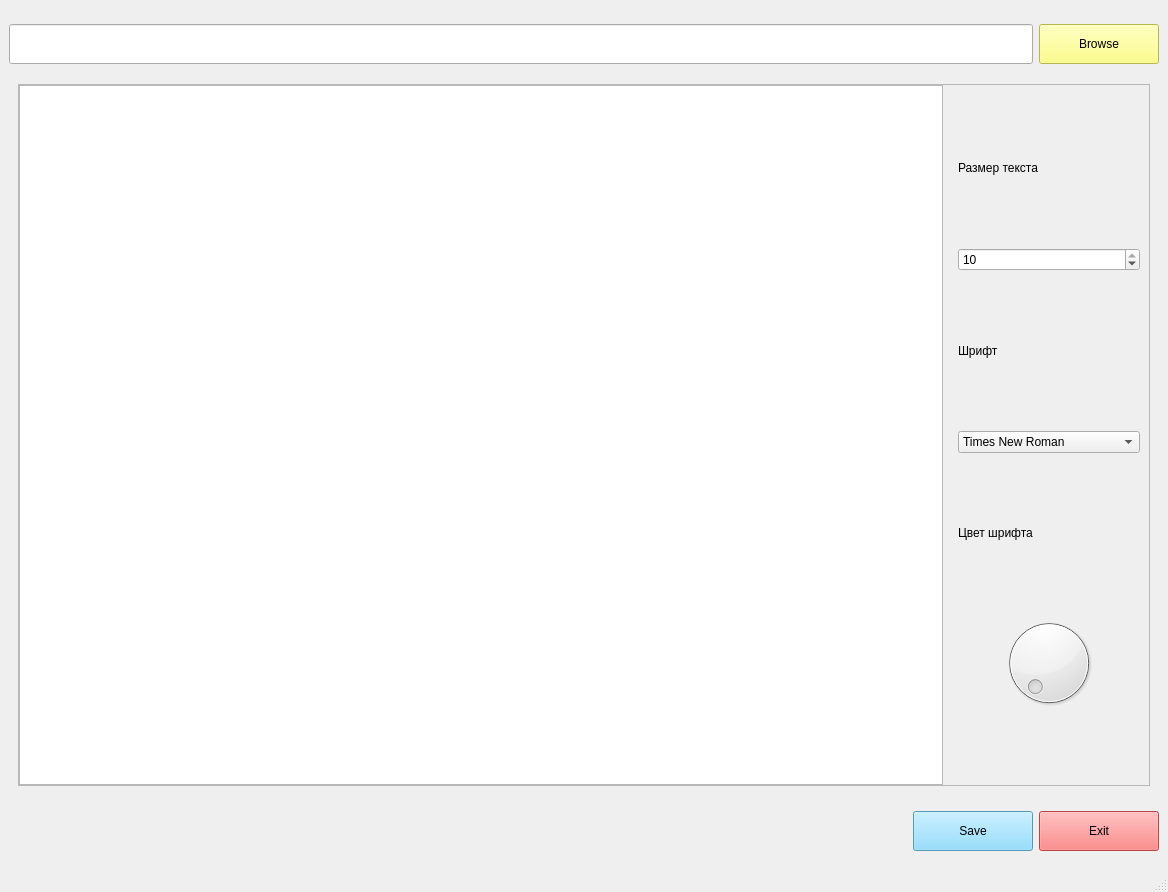
<?xml version="1.0" encoding="UTF-8"?>
<ui version="4.0">
 <class>MainWindow</class>
 <widget class="QMainWindow" name="MainWindow">
  <property name="geometry">
   <rect>
    <x>0</x>
    <y>0</y>
    <width>1168</width>
    <height>892</height>
   </rect>
  </property>
  <property name="windowTitle">
   <string>MainWindow</string>
  </property>
  <widget class="QWidget" name="centralwidget">
   <property name="autoFillBackground">
    <bool>true</bool>
   </property>
   <layout class="QVBoxLayout" name="verticalLayout">
    <item>
     <widget class="QWidget" name="centralwidget_2" native="true">
      <layout class="QGridLayout" name="gridLayout">
       <property name="leftMargin">
        <number>0</number>
       </property>
       <property name="topMargin">
        <number>0</number>
       </property>
       <property name="rightMargin">
        <number>0</number>
       </property>
       <property name="bottomMargin">
        <number>0</number>
       </property>
       <item row="3" column="0">
        <widget class="QWidget" name="button" native="true">
         <property name="minimumSize">
          <size>
           <width>0</width>
           <height>60</height>
          </size>
         </property>
         <property name="maximumSize">
          <size>
           <width>16777215</width>
           <height>60</height>
          </size>
         </property>
         <layout class="QHBoxLayout" name="horizontalLayout">
          <property name="leftMargin">
           <number>0</number>
          </property>
          <property name="topMargin">
           <number>0</number>
          </property>
          <property name="rightMargin">
           <number>0</number>
          </property>
          <property name="bottomMargin">
           <number>0</number>
          </property>
          <item>
           <spacer name="horizontalSpacer">
            <property name="orientation">
             <enum>Qt::Horizontal</enum>
            </property>
            <property name="sizeHint" stdset="0">
             <size>
              <width>40</width>
              <height>20</height>
             </size>
            </property>
           </spacer>
          </item>
          <item>
           <widget class="QPushButton" name="Save_butt">
            <property name="minimumSize">
             <size>
              <width>120</width>
              <height>40</height>
             </size>
            </property>
            <property name="maximumSize">
             <size>
              <width>120</width>
              <height>40</height>
             </size>
            </property>
            <property name="cursor">
             <cursorShape>PointingHandCursor</cursorShape>
            </property>
            <property name="mouseTracking">
             <bool>true</bool>
            </property>
            <property name="styleSheet">
             <string notr="true">background-color: rgb(120, 213, 255);</string>
            </property>
            <property name="text">
             <string>Save</string>
            </property>
           </widget>
          </item>
          <item>
           <widget class="QPushButton" name="Exit_butt">
            <property name="minimumSize">
             <size>
              <width>120</width>
              <height>40</height>
             </size>
            </property>
            <property name="maximumSize">
             <size>
              <width>120</width>
              <height>40</height>
             </size>
            </property>
            <property name="cursor">
             <cursorShape>PointingHandCursor</cursorShape>
            </property>
            <property name="mouseTracking">
             <bool>true</bool>
            </property>
            <property name="styleSheet">
             <string notr="true">background-color: rgb(255, 96, 96);</string>
            </property>
            <property name="text">
             <string>Exit</string>
            </property>
           </widget>
          </item>
         </layout>
        </widget>
       </item>
       <item row="0" column="0">
        <widget class="QWidget" name="list_browse" native="true">
         <property name="minimumSize">
          <size>
           <width>0</width>
           <height>60</height>
          </size>
         </property>
         <property name="maximumSize">
          <size>
           <width>16777215</width>
           <height>50</height>
          </size>
         </property>
         <layout class="QHBoxLayout" name="horizontalLayout_2">
          <property name="leftMargin">
           <number>0</number>
          </property>
          <property name="topMargin">
           <number>0</number>
          </property>
          <property name="rightMargin">
           <number>0</number>
          </property>
          <property name="bottomMargin">
           <number>0</number>
          </property>
          <item>
           <widget class="QLineEdit" name="lineEdit">
            <property name="minimumSize">
             <size>
              <width>119</width>
              <height>40</height>
             </size>
            </property>
            <property name="maximumSize">
             <size>
              <width>16777215</width>
              <height>40</height>
             </size>
            </property>
           </widget>
          </item>
          <item>
           <widget class="QPushButton" name="Browse_button">
            <property name="minimumSize">
             <size>
              <width>120</width>
              <height>40</height>
             </size>
            </property>
            <property name="maximumSize">
             <size>
              <width>120</width>
              <height>40</height>
             </size>
            </property>
            <property name="cursor">
             <cursorShape>PointingHandCursor</cursorShape>
            </property>
            <property name="mouseTracking">
             <bool>true</bool>
            </property>
            <property name="styleSheet">
             <string notr="true">background-color: rgb(253, 255, 107);</string>
            </property>
            <property name="text">
             <string>Browse</string>
            </property>
            <property name="autoRepeatDelay">
             <number>300</number>
            </property>
           </widget>
          </item>
         </layout>
        </widget>
       </item>
       <item row="1" column="0">
        <widget class="QWidget" name="text_list" native="true">
         <property name="enabled">
          <bool>true</bool>
         </property>
         <layout class="QGridLayout" name="gridLayout_3">
          <item row="1" column="0">
           <widget class="QScrollArea" name="scrollArea">
            <property name="widgetResizable">
             <bool>true</bool>
            </property>
            <widget class="QWidget" name="scrollAreaWidgetContents_2">
             <property name="geometry">
              <rect>
               <x>0</x>
               <y>0</y>
               <width>1122</width>
               <height>661</height>
              </rect>
             </property>
             <layout class="QGridLayout" name="gridLayout_2">
              <property name="leftMargin">
               <number>0</number>
              </property>
              <property name="topMargin">
               <number>0</number>
              </property>
              <property name="rightMargin">
               <number>0</number>
              </property>
              <property name="bottomMargin">
               <number>0</number>
              </property>
              <item row="0" column="0">
               <widget class="QTextEdit" name="textEdit">
                <property name="maximumSize">
                 <size>
                  <width>16777215</width>
                  <height>16777215</height>
                 </size>
                </property>
               </widget>
              </item>
              <item row="0" column="1">
               <widget class="QWidget" name="widget" native="true">
                <property name="minimumSize">
                 <size>
                  <width>200</width>
                  <height>0</height>
                 </size>
                </property>
                <property name="maximumSize">
                 <size>
                  <width>200</width>
                  <height>16777215</height>
                 </size>
                </property>
                <layout class="QVBoxLayout" name="verticalLayout_2">
                 <item>
                  <widget class="QLabel" name="text_size">
                   <property name="maximumSize">
                    <size>
                     <width>16777215</width>
                     <height>30</height>
                    </size>
                   </property>
                   <property name="text">
                    <string>Размер текста</string>
                   </property>
                   <property name="buddy">
                    <cstring>text_size_2</cstring>
                   </property>
                  </widget>
                 </item>
                 <item>
                  <widget class="QSpinBox" name="text_size_2">
                   <property name="minimum">
                    <number>-10</number>
                   </property>
                   <property name="maximum">
                    <number>10</number>
                   </property>
                   <property name="value">
                    <number>10</number>
                   </property>
                  </widget>
                 </item>
                 <item>
                  <widget class="QLabel" name="label">
                   <property name="maximumSize">
                    <size>
                     <width>16777215</width>
                     <height>30</height>
                    </size>
                   </property>
                   <property name="text">
                    <string>Шрифт</string>
                   </property>
                   <property name="buddy">
                    <cstring>font</cstring>
                   </property>
                  </widget>
                 </item>
                 <item>
                  <widget class="QComboBox" name="font">
                   <property name="cursor">
                    <cursorShape>PointingHandCursor</cursorShape>
                   </property>
                   <item>
                    <property name="text">
                     <string>Times New Roman</string>
                    </property>
                   </item>
                   <item>
                    <property name="text">
                     <string>YS form</string>
                    </property>
                   </item>
                   <item>
                    <property name="text">
                     <string>Calibri</string>
                    </property>
                   </item>
                  </widget>
                 </item>
                 <item>
                  <widget class="QLabel" name="label_2">
                   <property name="maximumSize">
                    <size>
                     <width>16777215</width>
                     <height>30</height>
                    </size>
                   </property>
                   <property name="text">
                    <string>Цвет шрифта</string>
                   </property>
                   <property name="buddy">
                    <cstring>dial</cstring>
                   </property>
                  </widget>
                 </item>
                 <item>
                  <widget class="QDial" name="dial">
                   <property name="maximumSize">
                    <size>
                     <width>16777215</width>
                     <height>100</height>
                    </size>
                   </property>
                  </widget>
                 </item>
                </layout>
               </widget>
              </item>
             </layout>
            </widget>
           </widget>
          </item>
         </layout>
        </widget>
       </item>
      </layout>
     </widget>
    </item>
   </layout>
  </widget>
  <widget class="QMenuBar" name="menubar">
   <property name="geometry">
    <rect>
     <x>0</x>
     <y>0</y>
     <width>1168</width>
     <height>26</height>
    </rect>
   </property>
  </widget>
  <widget class="QStatusBar" name="statusbar"/>
 </widget>
 <resources/>
 <connections>
  <connection>
   <sender>text_size_2</sender>
   <signal>editingFinished()</signal>
   <receiver>textEdit</receiver>
   <slot>zoomIn()</slot>
   <hints>
    <hint type="sourcelabel">
     <x>979</x>
     <y>275</y>
    </hint>
    <hint type="destinationlabel">
     <x>870</x>
     <y>477</y>
    </hint>
   </hints>
  </connection>
  <connection>
   <sender>font</sender>
   <signal>currentTextChanged(QString)</signal>
   <receiver>textEdit</receiver>
   <slot>setPlainText(QString)</slot>
   <hints>
    <hint type="sourcelabel">
     <x>1012</x>
     <y>451</y>
    </hint>
    <hint type="destinationlabel">
     <x>877</x>
     <y>444</y>
    </hint>
   </hints>
  </connection>
  <connection>
   <sender>text_size_2</sender>
   <signal>valueChanged(QString)</signal>
   <receiver>textEdit</receiver>
   <slot>zoomOut()</slot>
   <hints>
    <hint type="sourcelabel">
     <x>1037</x>
     <y>278</y>
    </hint>
    <hint type="destinationlabel">
     <x>930</x>
     <y>289</y>
    </hint>
   </hints>
  </connection>
 </connections>
</ui>
